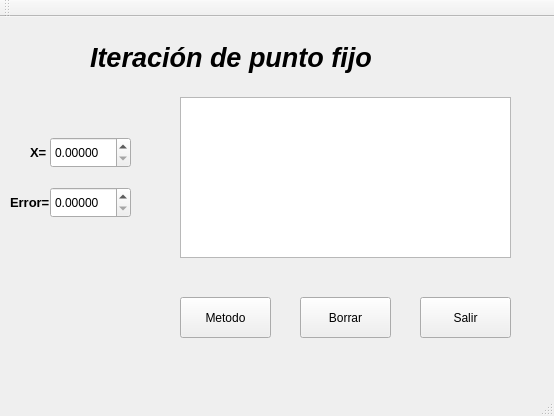
<?xml version="1.0" encoding="UTF-8"?>
<ui version="4.0">
 <class>Pfijo</class>
 <widget class="QMainWindow" name="Pfijo">
  <property name="geometry">
   <rect>
    <x>0</x>
    <y>0</y>
    <width>554</width>
    <height>416</height>
   </rect>
  </property>
  <property name="windowTitle">
   <string>Pfijo</string>
  </property>
  <widget class="QWidget" name="centralWidget">
   <widget class="QPushButton" name="Metodo">
    <property name="geometry">
     <rect>
      <x>180</x>
      <y>280</y>
      <width>91</width>
      <height>41</height>
     </rect>
    </property>
    <property name="text">
     <string>Metodo</string>
    </property>
   </widget>
   <widget class="QPushButton" name="Borrar">
    <property name="geometry">
     <rect>
      <x>300</x>
      <y>280</y>
      <width>91</width>
      <height>41</height>
     </rect>
    </property>
    <property name="text">
     <string>Borrar</string>
    </property>
   </widget>
   <widget class="QDoubleSpinBox" name="Error">
    <property name="geometry">
     <rect>
      <x>50</x>
      <y>170</y>
      <width>81</width>
      <height>31</height>
     </rect>
    </property>
    <property name="decimals">
     <number>5</number>
    </property>
   </widget>
   <widget class="QDoubleSpinBox" name="x">
    <property name="geometry">
     <rect>
      <x>50</x>
      <y>120</y>
      <width>81</width>
      <height>31</height>
     </rect>
    </property>
    <property name="decimals">
     <number>5</number>
    </property>
   </widget>
   <widget class="QPushButton" name="pushButton_3">
    <property name="geometry">
     <rect>
      <x>420</x>
      <y>280</y>
      <width>91</width>
      <height>41</height>
     </rect>
    </property>
    <property name="text">
     <string>Salir</string>
    </property>
   </widget>
   <widget class="QTextEdit" name="Texto">
    <property name="geometry">
     <rect>
      <x>180</x>
      <y>80</y>
      <width>331</width>
      <height>161</height>
     </rect>
    </property>
   </widget>
   <widget class="QLabel" name="label">
    <property name="geometry">
     <rect>
      <x>30</x>
      <y>120</y>
      <width>51</width>
      <height>31</height>
     </rect>
    </property>
    <property name="font">
     <font>
      <family>Arial</family>
      <pointsize>10</pointsize>
      <weight>75</weight>
      <bold>true</bold>
     </font>
    </property>
    <property name="text">
     <string>X=</string>
    </property>
   </widget>
   <widget class="QLabel" name="label_2">
    <property name="geometry">
     <rect>
      <x>10</x>
      <y>170</y>
      <width>61</width>
      <height>31</height>
     </rect>
    </property>
    <property name="font">
     <font>
      <family>Arial</family>
      <pointsize>10</pointsize>
      <weight>75</weight>
      <bold>true</bold>
     </font>
    </property>
    <property name="text">
     <string>Error=</string>
    </property>
   </widget>
   <widget class="QLabel" name="label_3">
    <property name="geometry">
     <rect>
      <x>90</x>
      <y>20</y>
      <width>281</width>
      <height>41</height>
     </rect>
    </property>
    <property name="font">
     <font>
      <family>Arial</family>
      <pointsize>20</pointsize>
      <weight>75</weight>
      <italic>true</italic>
      <bold>true</bold>
     </font>
    </property>
    <property name="text">
     <string>Iteración de punto fijo</string>
    </property>
   </widget>
  </widget>
  <widget class="QMenuBar" name="menuBar">
   <property name="geometry">
    <rect>
     <x>0</x>
     <y>0</y>
     <width>554</width>
     <height>21</height>
    </rect>
   </property>
  </widget>
  <widget class="QToolBar" name="mainToolBar">
   <attribute name="toolBarArea">
    <enum>TopToolBarArea</enum>
   </attribute>
   <attribute name="toolBarBreak">
    <bool>false</bool>
   </attribute>
  </widget>
  <widget class="QStatusBar" name="statusBar"/>
 </widget>
 <layoutdefault spacing="6" margin="11"/>
 <resources/>
 <connections>
  <connection>
   <sender>pushButton_3</sender>
   <signal>clicked()</signal>
   <receiver>Pfijo</receiver>
   <slot>close()</slot>
   <hints>
    <hint type="sourcelabel">
     <x>393</x>
     <y>292</y>
    </hint>
    <hint type="destinationlabel">
     <x>318</x>
     <y>310</y>
    </hint>
   </hints>
  </connection>
 </connections>
</ui>
